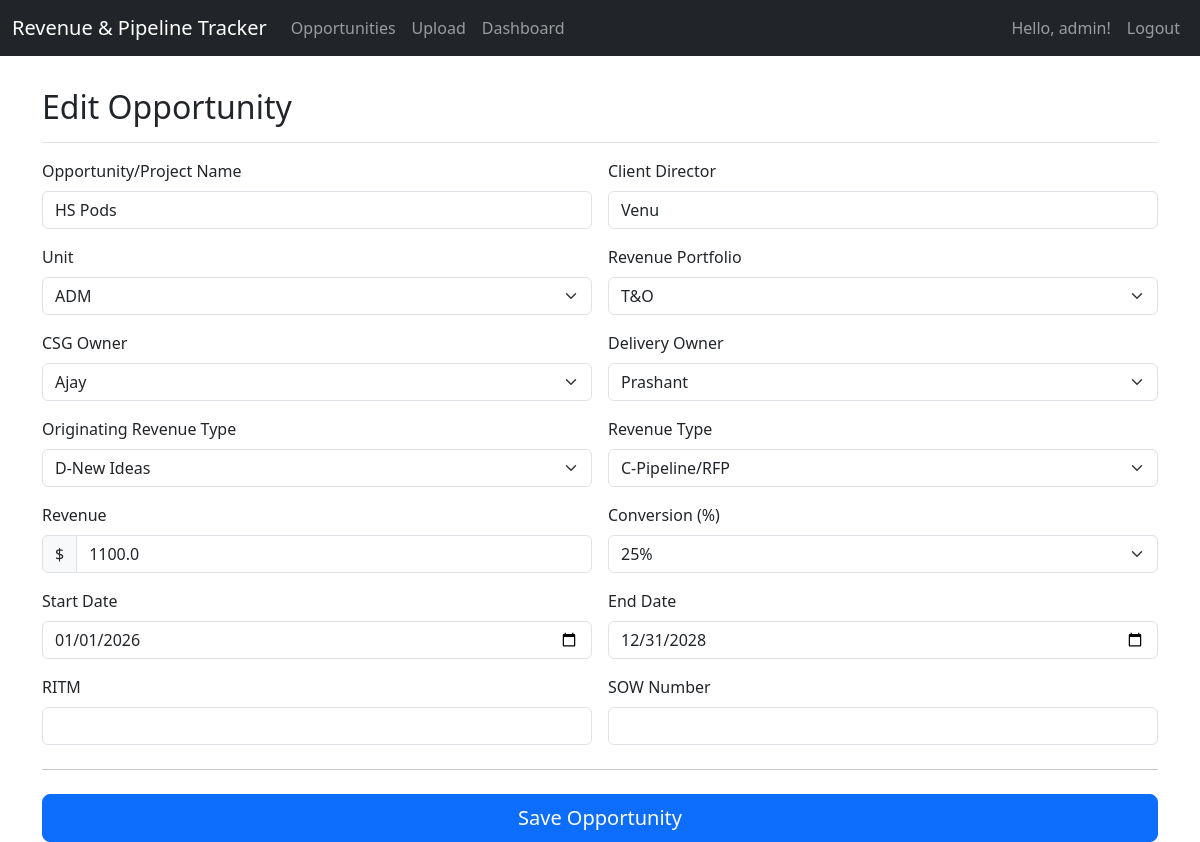
Page /edit/7 (signed in) on the committed database.
### app.py (models this page shows, shortened)
class User(UserMixin, db.Model):
    id = db.Column(db.Integer, primary_key=True)
    username = db.Column(db.String(80), unique=True, nullable=False)
    password_hash = db.Column(db.String(120), nullable=False)
    can_upload = db.Column(db.Boolean, default=False) # New field for upload permission

class Opportunity(db.Model):
    id = db.Column(db.Integer, primary_key=True)
    project_name = db.Column(db.String(200), nullable=False)
    revenue_portfolio = db.Column(db.Enum(RevenuePortfolioEnum), nullable=False)
    unit = db.Column(db.Enum(UnitEnum), nullable=False)
    csg_owner = db.Column(db.Enum(CSGOwnerEnum), nullable=False)
    delivery_owner = db.Column(db.Enum(DeliveryOwnerEnum), nullable=False)
    originating_revenue_type = db.Column(db.Enum(OriginatingRevenueTypeEnum), nullable=False)
    revenue_type = db.Column(db.Enum(RevenueTypeEnum), nullable=False)
    conversion = db.Column(db.Integer, nullable=False) # Percentage
    ritm = db.Column(db.String(100))
    sow_number = db.Column(db.String(100))
    start_date = db.Column(db.Date)
    end_date = db.Column(db.Date)
    revenue = db.Column(db.Float, nullable=False)
    client_director = db.Column(db.String(100))

### app.py (the view)
@app.route('/edit/<int:id>', methods=['GET', 'POST'])
@login_required
def edit_opportunity(id):
    opp_to_edit = db.get_or_404(Opportunity, id)
    if request.method == 'POST':
        _populate_opportunity_from_form(opp_to_edit, request.form)
        db.session.commit()
        return redirect(url_for('index'))
    return render_template('form.html', action="Edit", opportunity=opp_to_edit)

### app.py (called while the page is built)
@login_manager.user_loader
def load_user(user_id):
    return User.query.get(int(user_id))

@app.context_processor
def inject_enums():
    return {
        'RevenuePortfolioEnum': RevenuePortfolioEnum,
        'UnitEnum': UnitEnum,
        'CSGOwnerEnum': CSGOwnerEnum,
        'DeliveryOwnerEnum': DeliveryOwnerEnum,
        'OriginatingRevenueTypeEnum': OriginatingRevenueTypeEnum,
        'RevenueTypeEnum': RevenueTypeEnum,
        'current_user': current_user # Make current_user available in all templates
    }

### templates/form.html (shortened to what this page needs)
{% extends 'base.html' %}
{% block content %}
<div class="pt-3 pb-2 mb-3 border-bottom">
    <h1 class="h2">{{ action }} Opportunity</h1>
</div>
<form method="POST">
    <div class="row g-3">
        <div class="col-md-6">
            <label for="project_name" class="form-label">Opportunity/Project Name</label>
            <input type="text" class="form-control" id="project_name" name="project_name" value="{{ opportunity.project_name if opportunity else '' }}" required>
        </div>
        <div class="col-md-6">
            <label for="client_director" class="form-label">Client Director</label>
            <input type="text" class="form-control" id="client_director" name="client_director" value="{{ opportunity.client_director if opportunity else '' }}">
        </div>
        <div class="col-md-6">
            <label for="unit" class="form-label">Unit</label>
            <select class="form-select" id="unit" name="unit" required>
                {% for member in UnitEnum %}
                <option value="{{ member.name }}" {% if opportunity and opportunity.unit == member %}selected{% endif %}>{{ member.value }}</option>
                {% endfor %}
            </select>
        </div>
        <div class="col-md-6">
            <label for="revenue_portfolio" class="form-label">Revenue Portfolio</label>
            <select class="form-select" id="revenue_portfolio" name="revenue_portfolio" required>
                {% for member in RevenuePortfolioEnum %}
                <option value="{{ member.name }}" {% if opportunity and opportunity.revenue_portfolio == member %}selected{% endif %}>{{ member.value }}</option>
                {% endfor %}
            </select>
        </div>
        <div class="col-md-6">
            <label for="csg_owner" class="form-label">CSG Owner</label>
            <select class="form-select" id="csg_owner" name="csg_owner" required>
                {% for member in CSGOwnerEnum %}
                <option value="{{ member.name }}" {% if opportunity and opportunity.csg_owner == member %}selected{% endif %}>{{ member.value }}</option>
                {% endfor %}
            </select>
        </div>
        <div class="col-md-6">
            <label for="delivery_owner" class="form-label">Delivery Owner</label>
            <select class="form-select" id="delivery_owner" name="delivery_owner" required>
                {% for member in DeliveryOwnerEnum %}
                <option value="{{ member.name }}" {% if opportunity and opportunity.delivery_owner == member %}selected{% endif %}>{{ member.value }}</option>
                {% endfor %}
            </select>
        </div>
        <div class="col-md-6">
            <label for="originating_revenue_type" class="form-label">Originating Revenue Type</label>
            <select class="form-select" id="originating_revenue_type" name="originating_revenue_type" required>
                {% for member in OriginatingRevenueTypeEnum %}
                <option value="{{ member.name }}" {% if opportunity and opportunity.originating_revenue_type == member %}selected{% endif %}>{{ member.value }}</option>
                {% endfor %}
            </select>
        </div>
        <div class="col-md-6">
            <label for="revenue_type" class="form-label">Revenue Type</label>
            <select class="form-select" id="revenue_type" name="revenue_type" required>
                {% for member in RevenueTypeEnum %}
                <option value="{{ member.name }}" {% if opportunity and opportunity.revenue_type == member %}selected{% endif %}>{{ member.value }}</option>
                {% endfor %}
            </select>
        </div>
        <div class="col-md-6">
            <label for="revenue" class="form-label">Revenue</label>
            <div class="input-group">
                <span class="input-group-text">$</span>
                <input type="number" step="0.01" class="form-control" id="revenue" name="revenue" value="{{ opportunity.revenue if opportunity else '' }}" required>
            </div>
        </div>
        <div class="col-md-6">
            <label for="conversion" class="form-label">Conversion (%)</label>
            <select class="form-select" id="conversion" name="conversion" required>
                {% for val in [25, 50, 75, 90, 100] %}
                <option value="{{ val }}" {% if opportunity and opportunity.conversion == val %}selected{% endif %}>{{ val }}%</option>
                {% endfor %}
            </select>
        </div>
        <div class="col-md-6">
            <label for="start_date" class="form-label">Start Date</label>
            <input type="date" class="form-control" id="start_date" name="start_date" value="{{ opportunity.start_date.strftime('%Y-%m-%d') if opportunity and opportunity.start_date else '' }}">
        </div>
        <div class="col-md-6">
            <label for="end_date" class="form-label">End Date</label>
            <input type="date" class="form-control" id="end_date" name="end_date" value="{{ opportunity.end_date.strftime('%Y-%m-%d') if opportunity and opportunity.end_date else '' }}">
        </div>
        <div class="col-md-6">
            <label for="ritm" class="form-label">RITM</label>
            <input type="text" class="form-control" id="ritm" name="ritm" value="{{ opportunity.ritm if opportunity else '' }}">
        </div>
        <div class="col-md-6">
            <label for="sow_number" class="form-label">SOW Number</label>
            <input type="text" class="form-control" id="sow_number" name="sow_number" value="{{ opportunity.sow_number if opportunity else '' }}">
        </div>
    </div>
    <hr class="my-4">
    <button class="w-100 btn btn-primary btn-lg" type="submit">Save Opportunity</button>
</form>
{% endblock %}

### templates/base.html (shortened to what this page needs)
<!doctype html>
<html lang="en">
  <head>
    <link href="https://cdn.jsdelivr.net/npm/bootstrap@5.3.3/dist/css/bootstrap.min.css" rel="stylesheet">
  </head>
  <body>
    <nav class="navbar navbar-expand-md navbar-dark fixed-top bg-dark">
        <div class="container-fluid">
            <a class="navbar-brand" href="{{ url_for('index') }}">Revenue & Pipeline Tracker</a>
            <div class="collapse navbar-collapse" id="navbarCollapse">
                {% if current_user.is_authenticated %}
                <ul class="navbar-nav me-auto mb-2 mb-md-0">
                    <li class="nav-item"><a class="nav-link" href="{{ url_for('index') }}">Opportunities</a></li>
                    <li class="nav-item"><a class="nav-link" href="{{ url_for('upload_spreadsheet') }}">Upload</a></li>
                    <li class="nav-item"><a class="nav-link" href="{{ url_for('dashboard') }}">Dashboard</a></li>
                </ul>
                {% endif %}
                <ul class="navbar-nav ms-auto mb-2 mb-md-0">
                    {% if current_user.is_authenticated %}
                        <li class="nav-item"><span class="nav-link">Hello, {{ current_user.username }}!</span></li>
                        <li class="nav-item"><a class="nav-link" href="{{ url_for('logout') }}">Logout</a></li>
                    {% else %}
                        <li class="nav-item"><a class="nav-link" href="{{ url_for('register') }}">Register</a></li>
                        <li class="nav-item"><a class="nav-link" href="{{ url_for('login') }}">Login</a></li>
                    {% endif %}
                </ul>
            </div>
        </div>
    </nav>
    <main class="container">
        {% block content %}{% endblock %}
    </main>
  </body>
</html>

### templates/base.html (style rules this page uses)
body { padding-top: 4.5rem; }

### rows in the picture
User: username "admin"
Opportunity: project_name "HS Pods", client_director "Venu", unit "ADM", revenue_portfolio "T&O", csg_owner "Ajay", delivery_owner "Prashant", originating_revenue_type "D-New Ideas", revenue_type "C-Pipeline/RFP", revenue "1100.0", conversion "25%", start_date "01/01/2026", end_date "12/31/2028"

### other values in the picture
{{ action }} "Edit"
